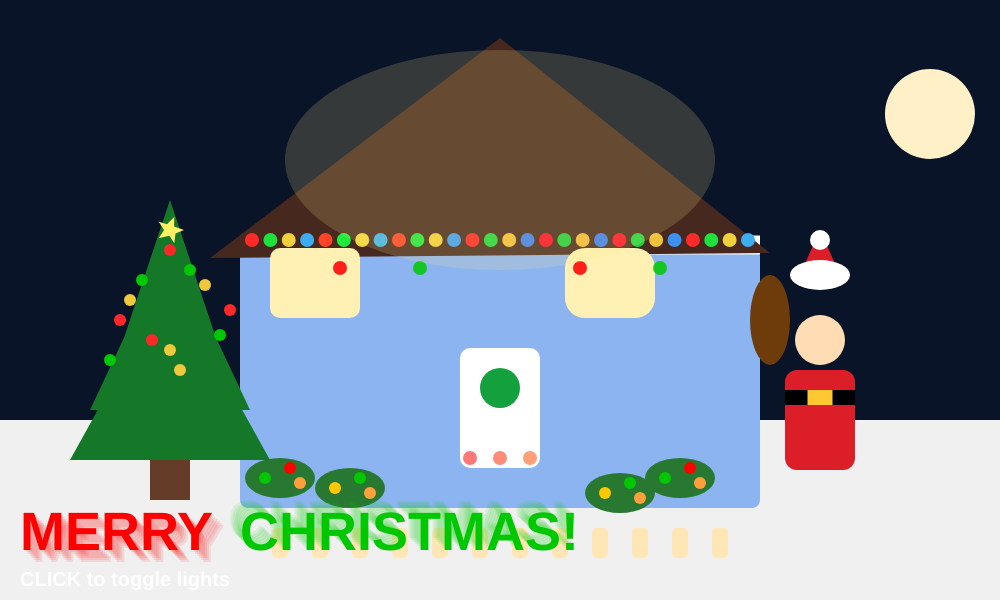
Frame 1 (no input)
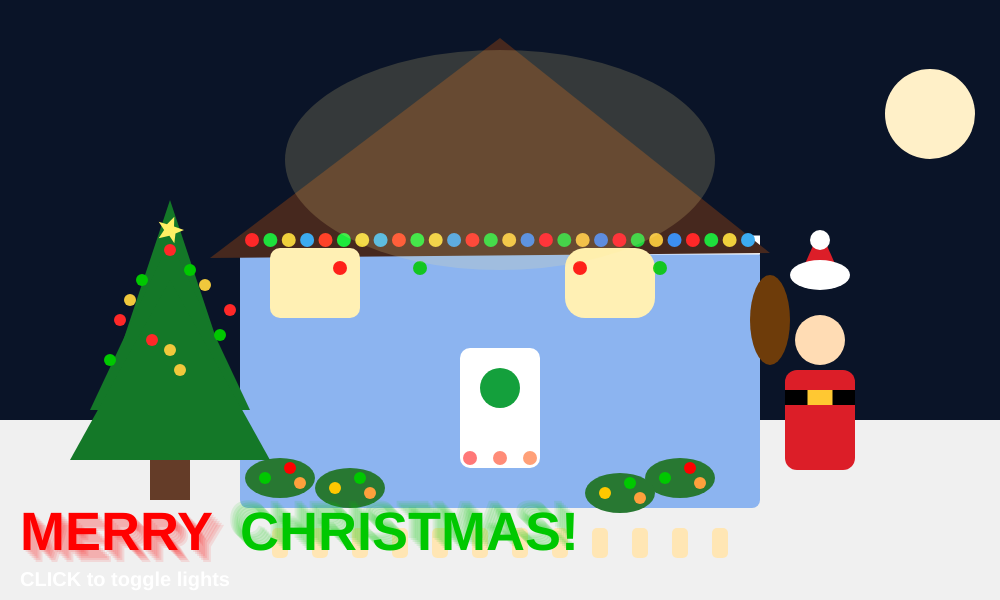
Frame 60 (no input)
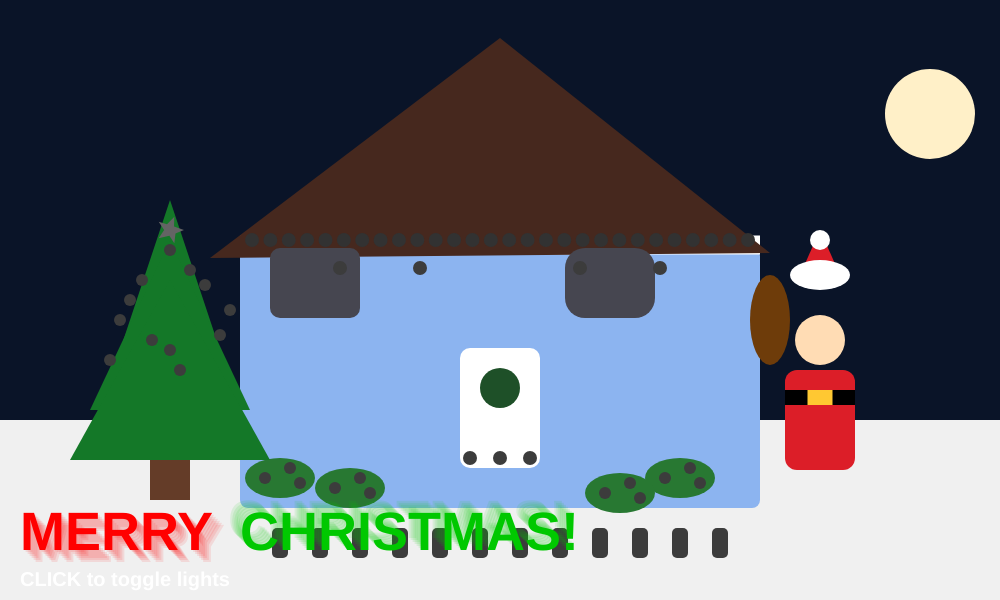
Frame 120 (the mouse pressed at the canvas centre since frame 60)

The p5.js sketch that drew these frames (run headless with seeded random() and noise() and a simulated clock; from frame 60 on, the mouse is pressed at the canvas centre):

// p5.js sketch
// ── sketch.js
let lightsOn = true;

function setup() {
  createCanvas(1000, 600);
  angleMode(DEGREES);
  noStroke();
  textAlign(LEFT, BASELINE);
}

function draw() {
  // ensure rectangles that expect CORNER mode draw correctly
  rectMode(CORNER);

  background(10, 20, 40);

  drawSnow();
  drawMoon();
  drawHouse();
  drawTree();
  drawSanta();

  if (lightsOn) drawLightGlow();

  drawBigPopText();
}

function mousePressed() {
  // toggle only when clicking inside the canvas
  if (mouseX >= 0 && mouseX <= width && mouseY >= 0 && mouseY <= height) {
    lightsOn = !lightsOn;
  }
}

// ---------------- BACKGROUND ----------------
function drawSnow() {
  fill(240);
  rect(0, height * 0.7, width, height * 0.3);
}

function drawMoon() {
  fill(255, 240, 200);
  ellipse(width * 0.93, height * 0.19, 90, 90);
}

// ---------------- HOUSE ----------------
function drawHouse() {
 
  rectMode(CENTER);

  let x = width * 0.5;
  let w = 520;
  let h = 260;
  let y = height * 0.63;

  // walls (soft winter blue)
  fill(140, 180, 240);
  rect(x, y, w, h, 8);

  // trim
  fill(255);
  rect(x, y - h/2 - 3, w, 19);

  // roof
  fill(70, 40, 30);
  triangle(x - w/2 - 30, y - h/2 + 10, x, y - h - 80, x + w/2 + 10, y - h/2 + 5);

  drawWindows(x, y, w, h);
  drawDoor(x, y, w, h);
  drawRoofLights(x, y, w, h);
  drawWindowLights(x, y, w, h);
  drawBushLights(x, y, w, h);
  drawWalkwayLights(x, y);

  // restore CORNER mode for other elements
  rectMode(CORNER);
}

function drawWindows(x, y, w, h) {
  // left window
  fill(lightsOn ? color(255, 240, 180) : color(70, 70, 80));
  rect(x - 140 - 45, y - 60 - 35, 90, 70, 10); // adjusted for CORNER mode when called outside house
  // right window
  rect(x + 140 - 30, y - 60 - 35, 90, 70, 20);
}

function drawDoor(x, y, w, h) {
  // door drawn in CENTER mode inside drawHouse, so use those coords
  rectMode(CENTER);
  fill(255);
  rect(x, y + 30, 80, 120, 10);

  // wreath
  if (lightsOn) fill(20,160,60);
  else fill(30,80,40);
  ellipse(x, y + 10, 40);

  // door lights
  for (let i = -1; i <= 1; i++) {
    fill(lightsOn ? color(255, 140 + i*20, 120) : color(60));
    ellipse(x + i * 30, y + 80, 14);
  }

  rectMode(CORNER); // restore
}

function drawRoofLights(x, y, w, h) {
  // more lights across roof
  for (let i = 0; i < 28; i++) {
    let lx = map(i, 0, 27, x - w/2 + 12, x + w/2 - 12);
    let ly = y - h/2 - 8;
    if (lightsOn) {
      let flicker = sin(frameCount * 6 + i * 15) * 30;
      // cycle colors (red/green/gold/blue)
      let c = i % 4;
      if (c === 0) fill(255, 40 + flicker, 40);      // red
      if (c === 1) fill(30, 220 + flicker/2, 60);    // green
      if (c === 2) fill(240, 200 + flicker/2, 60);   // gold
      if (c === 3) fill(60, 150 + flicker, 240);    // blue
    } else fill(50);
    ellipse(lx, ly, 14);
  }
}

function drawWindowLights(x, y, w, h) {
  let positions = [
    [x - 160, y - 60], [x - 80, y - 60],
    [x + 80, y - 60], [x + 160, y - 60]
  ];
  for (let i = 0; i < positions.length; i++) {
    let p = positions[i];
    if (lightsOn) {
      // alternate red/green for pop
      if (i % 2 === 0) fill(255, 0, 0, 220);
      else fill(0, 200, 0, 220);
    } else fill(60);
    // when drawWindowLights is called from inside drawHouse() we were in CENTER mode,
    // but we restored CORNER before calling this. So convert center coords to corner coords:
    ellipse(p[0], p[1] - 50, 14);
  }
}

function drawBushLights(x, y, w, h) {
  let bushes = [
    [x - 220, y + 100],
    [x - 150, y + 110],
    [x + 180, y + 100],
    [x + 120, y + 115]
  ];

  bushes.forEach((b, i) => {
    fill(40, 120, 50);
    ellipse(b[0], b[1], 70, 40);

    if (lightsOn) {
      // multiple bulbs per bush with different colors
      fill(i % 2 === 0 ? color(255, 0, 0) : color(0, 200, 0));
      ellipse(b[0] + 10, b[1] - 10, 12);
      fill(i % 2 === 0 ? color(0, 200, 0) : color(255, 200, 0));
      ellipse(b[0] - 15, b[1], 12);
      fill(color(255, 160, 60));
      ellipse(b[0] + 20, b[1] + 5, 12);
    } else {
      fill(60);
      ellipse(b[0] + 10, b[1] - 10, 12);
      ellipse(b[0] - 15, b[1], 12);
      ellipse(b[0] + 20, b[1] + 5, 12);
    }
  });
}

function drawWalkwayLights(x, y) {
  let wx1 = x - 220;
  let wx2 = x + 220;
  let wy = y + 150;

  for (let i = 0; i < 12; i++) {
    let px = map(i, 0, 11, wx1, wx2);
    fill(lightsOn ? color(255, 230, 180) : color(60));
    // use CORNER rect for walkway posts
    rect(px - 8, wy, 16, 30, 5);
  }
}

// ---------------- TREE ----------------
function drawTree() {
  let tx = 170;
  let ty = 380;

  fill(20, 120, 40);
  // triangles for tree -- use CORNER coordinates by computing points
  triangle(tx - 60, ty, tx, ty - 180, tx + 60, ty);
  triangle(tx - 80, ty + 30, tx, ty - 140, tx + 80, ty + 30);
  triangle(tx - 100, ty + 80, tx, ty - 100, tx + 100, ty + 80);

  fill(100, 60, 40);
  rect(tx - 20, ty + 80, 40, 40);

  drawTreeLights(tx, ty);
}

function drawTreeLights(tx, ty) {
  // fixed positions for stable look
  let positions = [
    [tx, ty - 130], [tx - 28, ty - 100], [tx + 35, ty - 95],
    [tx - 50, ty - 60], [tx + 50, ty - 45], [tx, ty - 30],
    [tx - 18, ty - 40], [tx + 20, ty - 110], [tx - 40, ty - 80],
    [tx + 60, ty - 70], [tx - 60, ty - 20], [tx + 10, ty - 10]
  ];

  for (let i = 0; i < positions.length; i++) {
    let p = positions[i];
    if (lightsOn) {
      // alternate red/green/gold for trees
      if (i % 3 === 0) fill(255, 40, 40);
      else if (i % 3 === 1) fill(0, 200, 0);
      else fill(240, 200, 60);
    } else fill(60);
    ellipse(p[0], p[1], 12);
  }

  // star on top
  push();
  translate(tx, ty - 150);
  if (lightsOn) fill(255, 240, 100);
  else fill(100);
  star(0, 0, 6, 14, 5);
  pop();
}

// ---------------- SANTA ----------------
function drawSanta() {
  let sx = 820, sy = 420;

  fill(220, 30, 40);
  rect(sx - 35, sy - 50, 70, 100, 12); // use CORNER with coordinates adjusted

  fill(0);
  rect(sx - 35, sy - 30, 70, 15);
  fill(255, 200, 50);
  rect(sx - 12.5, sy - 30, 25, 15);

  fill(255, 220, 180);
  ellipse(sx, sy - 80, 50);

  fill(220, 30, 40);
  triangle(sx - 20, sy - 145, sx + 20, sy - 145, sx, sy - 190);

  fill(255);
  ellipse(sx, sy - 180, 20);
  ellipse(sx, sy - 145, 60, 30);

  // sack
  fill(110, 60, 10);
  ellipse(sx - 50, sy - 100, 40, 90);
}

// ---------------- LIGHT GLOW ----------------
function drawLightGlow() {
  fill(260, 230, 140, 45);
  ellipse(500, 160, 430, 220);
}

// ---------------- BIG POP TEXT ----------------
function drawBigPopText() {
  push();
  textStyle(BOLD);
  textSize(54);
  // ensure smooth spacing and positions
  const baseX = 20;
  const baseY = height - 50;

  // red glow behind "MERRY"
  for (let i = 6; i >= 1; i--) {
    fill(255, 0, 0, 25);
    text("MERRY", baseX + i * 2, baseY + i * 2);
  }
  // green glow behind "CHRISTMAS"
  for (let i = 6; i >= 1; i--) {
    fill(0, 200, 0, 25);
    text("CHRISTMAS!", baseX + 220 - i * 2, baseY - i * 2);
  }

  // main letters (split colors)
  fill(255, 0, 0);
  text("MERRY", baseX, baseY);

  fill(0, 200, 0);
  text("CHRISTMAS!", baseX + 220, baseY);

  // smaller instruction under the big text
  textSize(20);
  fill(255);
  text("CLICK to toggle lights", baseX, baseY + 36);
  pop();
}

// ---------------- HELPERS ----------------
function star(x, y, r1, r2, n) {
  let angle = 360 / n;
  beginShape();
  for (let a = 0; a < 360; a += angle) {
    vertex(x + cos(a) * r2, y + sin(a) * r2);
    vertex(x + cos(a + angle / 3) * r1, y + sin(a + angle / 2) * r1);
  }
  endShape(CLOSE);
}
